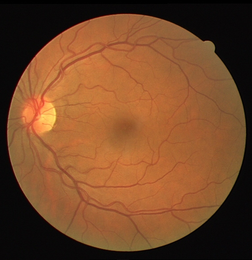
%> input picture 1.tif, 252 x 260 px, shrunk from 565 x 584 before the run
$ octave --eval "result = task3main;"   (GNU Octave 9; MATLAB toolbox functions it lacks are replaced by stand-ins)
%> lines starting %> are read from the running program, lines starting %| are printed output that depends on the picture; in (x1, y1, x2, y2) boxes, pixels count from 0 and x2, y2 are one past the last pixel; in counts of white or black regions, pixels touching at a corner belong together; the program's own positions count from 1
### Hessian2D.m
function [Dxx,Dxy,Dyy] = Hessian2D(I,Sigma)
%% ---------------------
% 作者：Naruto_Qing
% 来源：CSDN
% 原文：https://blog.csdn.net/piaoxuezhong/article/details/78428785
% 版权声明：本文为博主原创文章，转载请附上博文链接！
%  This function Hessian2 Filters the image with 2nd derivatives of a
%  Gaussian with parameter Sigma.
%
% [Dxx,Dxy,Dyy] = Hessian2(I,Sigma);
%
% inputs,
%   I : The image, class preferable double or single
%   Sigma : The sigma of the gaussian kernel used
%
% outputs,
%   Dxx, Dxy, Dyy: The 2nd derivatives
%
% example,
%   I = im2double(imread('moon.tif'));
%   [Dxx,Dxy,Dyy] = Hessian2(I,2);
%   figure, imshow(Dxx,[]);
%
%% Function is written by D.Kroon University of Twente (June 2009)

if nargin < 2, Sigma = 1; end

% Make kernel coordinates
[X,Y]   = ndgrid(-round(3*Sigma):round(3*Sigma));

% Build the gaussian 2nd derivatives filters
DGaussxx = 1/(2*pi*Sigma^4) * (X.^2/Sigma^2 - 1) .* exp(-(X.^2 + Y.^2)/(2*Sigma^2));
DGaussxy = 1/(2*pi*Sigma^6) * (X .* Y)           .* exp(-(X.^2 + Y.^2)/(2*Sigma^2));
DGaussyy = DGaussxx';

Dxx = imfilter(I,DGaussxx,'conv');
Dxy = imfilter(I,DGaussxy,'conv');
Dyy = imfilter(I,DGaussyy,'conv');
% Dxx = imfilter(I,DGaussxx);
% Dxy = imfilter(I,DGaussxy);
% Dyy = imfilter(I,DGaussyy);
end

### FrangiFilter2D.m
function [outIm,whatScale,Direction] = FrangiFilter2D(I, options)
%% ---------------------
% 作者：Naruto_Qing
% 来源：CSDN
% 原文：https://blog.csdn.net/piaoxuezhong/article/details/78428785
% 版权声明：本文为博主原创文章，转载请附上博文链接！
%% This function FRANGIFILTER2D uses the eigenvectors of the Hessian to
% compute the likeliness of an image region to vessels, according
% to the method described by Frangi:2001 (Chapter 2).
% [J,Scale,Direction] = FrangiFilter2D(I, Options)
% inputs,
%   I : The input image (vessel image)
%   Options : Struct with input options,
%       .FrangiScaleRange : The range of sigmas used, default [1 8]
%       .FrangiScaleRatio : Step size between sigmas, default 2
%       .FrangiBetaOne : Frangi correction constant, default 0.5
%       .FrangiBetaTwo : Frangi correction constant, default 15
%       .BlackWhite : Detect black ridges (default) set to true, for
%                       white ridges set to false.
%       .verbose : Show debug information, default true
% outputs,
%   J : The vessel enhanced image (pixel is the maximum found in all scales)
%   Scale : Matrix with the scales on which the maximum intensity
%           of every pixel is found
%   Direction : Matrix with directions (angles) of pixels (from minor eigenvector)
%
% Written by Marc Schrijver, 2/11/2001
% Re-Written by D.Kroon University of Twente (May 2009)

defaultoptions = struct('FrangiScaleRange', [0.05 5], 'FrangiScaleRatio', 0.05, 'FrangiBetaOne', 0.5, 'FrangiBetaTwo', 15, 'verbose',true,'BlackWhite',true);

%% Process inputs
if(~exist('options','var'))
    options=defaultoptions;
else
    tags = fieldnames(defaultoptions);
    for i=1:length(tags)
         if(~isfield(options,tags{i})),  options.(tags{i})=defaultoptions.(tags{i}); end
    end
    if(length(tags)~=length(fieldnames(options)))
        warning('FrangiFilter2D:unknownoption','unknown options found');
    end
end

%sigam范围从FrangiScaleRange（1）到FrangiScaleRange（2），步长为FrangiScaleRatio，具体要结合图像

sigmas=options.FrangiScaleRange(1):options.FrangiScaleRatio:options.FrangiScaleRange(2);
sigmas = sort(sigmas, 'ascend');

beta  = 2*options.FrangiBetaOne^2;
c     = 2*options.FrangiBetaTwo^2;

% Make matrices to store all filterd images
ALLfiltered=zeros([size(I) length(sigmas)]);
ALLangles=zeros([size(I) length(sigmas)]);

% Frangi filter for all sigmas
for i = 1:length(sigmas)
    % Show progress
%     if(options.verbose)
%        disp(['Current Frangi Filter Sigma: ' num2str(sigmas(i)) ]);
%     end

    % Make 2D hessian
    [Dxx,Dxy,Dyy] = Hessian2D(I,sigmas(i));

    % Correct for scale
    Dxx = (sigmas(i)^2)*Dxx;
    Dxy = (sigmas(i)^2)*Dxy;
    Dyy = (sigmas(i)^2)*Dyy;

    % Calculate (abs sorted) eigenvalues and vectors
    [Lambda2,Lambda1,Ix,Iy]=eig2image(Dxx,Dxy,Dyy);

    % Compute the direction of the minor eigenvector
    angles = atan2(Ix,Iy);

    % Compute some similarity measures
    Lambda1(Lambda1==0) = eps;
    Rb = (Lambda2./Lambda1).^2;
    S2 = Lambda1.^2 + Lambda2.^2;

    % Compute the output image
    Ifiltered = exp(-Rb/beta) .*(ones(size(I))-exp(-S2/c));

    % see pp. 45
    if(options.BlackWhite)
        Ifiltered(Lambda1<0)=0;
    else
        Ifiltered(Lambda1>0)=0;
    end
    % store the results in 3D matrices
    ALLfiltered(:,:,i) = Ifiltered;
    ALLangles(:,:,i) = angles;
end

% Return for every pixel the value of the scale(sigma) with the maximum
% output pixel value
if length(sigmas) > 1
    [outIm,whatScale] = max(ALLfiltered,[],3);
    outIm = reshape(outIm,size(I));
    if(nargout>1)
        whatScale = reshape(whatScale,size(I));
    end
    if(nargout>2)
        Direction = reshape(ALLangles((1:numel(I))'+(whatScale(:)-1)*numel(I)),size(I));
    end
else
    outIm = reshape(ALLfiltered,size(I));
    if(nargout>1)
            whatScale = ones(size(I));
    end
    if(nargout>2)
        Direction = reshape(ALLangles,size(I));
    end
end

### eig2image.m
function [Lambda1,Lambda2,Ix,Iy]=eig2image(Dxx,Dxy,Dyy)
%% ---------------------
% 作者：Naruto_Qing
% 来源：CSDN
% 原文：https://blog.csdn.net/piaoxuezhong/article/details/78428785
% 版权声明：本文为博主原创文章，转载请附上博文链接！
% This function eig2image calculates the eigen values from the
% hessian matrix, sorted by abs value. And gives the direction
% of the ridge (eigenvector smallest eigenvalue) .
%
% [Lambda1,Lambda2,Ix,Iy]=eig2image(Dxx,Dxy,Dyy)
%
%
% | Dxx  Dxy |
% |          |
% | Dxy  Dyy |
%% Compute the eigenvectors of J, v1 and v2
tmp = sqrt((Dxx - Dyy).^2 + 4*Dxy.^2);
v2x = 2*Dxy; v2y = Dyy - Dxx + tmp;

% Normalize
mag = sqrt(v2x.^2 + v2y.^2); i = (mag ~= 0);
v2x(i) = v2x(i)./mag(i);
v2y(i) = v2y(i)./mag(i);

% The eigenvectors are orthogonal
v1x = -v2y;
v1y = v2x;

% Compute the eigenvalues
mu1 = 0.5*(Dxx + Dyy + tmp);
mu2 = 0.5*(Dxx + Dyy - tmp);

% Sort eigen values by absolute value abs(Lambda1)<abs(Lambda2)
check=abs(mu1)>abs(mu2);

Lambda1=mu1; Lambda1(check)=mu2(check);
Lambda2=mu2; Lambda2(check)=mu1(check);

Ix=v1x; Ix(check)=v2x(check);
Iy=v1y; Iy(check)=v2y(check);

### Otsu.m
function J = Otsu(img)%Otsu thresholding
k=graythresh(img);
J=imbinarize(img,k);
j = connection_comp(J,9);
figure;
imshow(j);
end

### connection_comp.m
function m_img = connection_comp(I,t)%receive only binarized image
%%
% this function aims to reduce the noise pixels in the binarized image
% firstly, find the white pixels and use numbers to mark them, the mark
% strategy is, use the same number to mark the pixels in Adjacency.
% m_img is the processed image used as the output
%r, row of the origin image
%c, column of the origin image
%%
[r,c] = size(I);
m_img = zeros(r,c);
char = 2;
%mark the white region with numbers
for i = 2 : r
    for j = 2 : c
        if I(i,j) == 1
            if I(i-1,j) == 0 && I(i,j-1) == 0
                m_img(i,j) = char;
                char = char + 1;
            else
                if I(i-1,j) ~= 0 && I(i,j-1) ~= 0
                    ram = randi(2,1,1);
                    if ram(1,1) == 1
                        m_img(i,j) = m_img(i-1,j);
                    else
                        m_img(i,j) = m_img(i,j-1);
                    end
                else
                    if I(i-1,j) ~= 0 && I(i,j-1) == 0
                        m_img(i,j) = m_img(i-1,j);

                    else
                        if I(i,j-1) ~= 0 && I(i-1,j) == 0
                        m_img(i,j) = m_img(i,j-1);
                        end
                    end
                end
            end
        end
    end
end
% calculate pixels of each region and translate the timy region into
% background if their size is less than a certain range t.
for x = 2 : r-1
    for y = 2 : c-1
       cen = m_img(x,y);
       if cen ~= 0
           arr = [m_img(x-1,y),m_img(x+1,y),m_img(x,y-1),m_img(x,y+1)];
           for check = 1 : 4
               if arr(1,check) ~= 0 && arr(1,check) ~= cen
                   if arr(1,check) < cen
                       m_img(m_img == arr(1,check)) = cen;
                   else
                       m_img(m_img == cen) = arr(1,check);
                   end
               end
           end
       end
    end
end

for i = 2 : max(max(m_img))
    if sum(m_img(:)==i) < t
        m_img(m_img==i) = 0;
    end
end
m_img(m_img ~= 0) = 1;
end


### sobel.m
function img = sobel(ori) %sobel operators;
  %ori = rgb2gray(imread('retina_images_01_10/1.tif'));
%offset = (sizef + 1)/2;
[r,c] = size(ori);
 reb1 = [-1,0,1;-2,0,2;-1,0,1];
 reb2 = [-1,-2,-1;0,0,0;1,2,1];
  img = zeros(r,c);
% [17 lines of commented-out code are left out]
img_x = conv2(ori,reb1,'same');
img_y = conv2(ori,reb2,'same');
for i = 1 : r
    for j = 1 : c
        img(i,j) = double(double(img_x(i,j))^2 + double(img_y(i,j))^2)^(1/2);
    end
end


             %close all;
             imshow(uint8(img));

end

### loG.m
%loG
function loG(ori)
g1filter = fspecial('gaussian',7,1);
%ori = rgb2gray(imread('retina_images_01_10/1.tif'));
img_con_by_g1 = conv2(ori,g1filter,'same');
lapf = [0,-1,0;-1,4,-1;0,-1,0];
img = conv2(img_con_by_g1,lapf,'same');
%imshow(img);
g2filter = fspecial('gaussian',7,2);
img_con_by_g2 = conv2(ori,g2filter,'same');
img2 = conv2(img_con_by_g2,lapf,'same');

g3filter = fspecial('gaussian',7,3);
img_con_by_g3 = conv2(ori,g3filter,'same');
img3 = conv2(img_con_by_g3,lapf,'same');

g4filter = fspecial('gaussian',7,4);
img_con_by_g4 = conv2(ori,g4filter,'same');
img4 = conv2(img_con_by_g4,lapf,'same');
%close all;
figure;
subplot(2,2,1);
imshow(img);
title('sig = 1');
subplot(2,2,2);
imshow(img2);
title('sig = 2');
subplot(2,2,3);
imshow(img3);
title('sig = 3');
subplot(2,2,4);
imshow(img4);
title('sig = 4');

### DoG.m
%DoG
function new_img = DoG(ori)
g1filter = fspecial('gaussian',5,1.4);
g2filter = fspecial('gaussian',5,1);
%ori = rgb2gray(imread('retina_images_01_10/1.tif'));
[r,c] = size(ori);
img1 = conv2(ori,g1filter,'same');
img2 = conv2(ori,g2filter,'same');
for i = 1 : r
    for j = 1 : c
        new_img(i,j) = img2(i,j) - img1(i,j);
    end
end
figure;
imshow(new_img);
end

### Canny.m
function new_img = Canny(ori)
sigma = 2;
sizef = 5;
offset = (sizef+1)/2;
gfilter = fspecial('gaussian',sizef,sigma);
%ori = rgb2gray(imread('retina_images_01_10/1.tif'));
[r,c] = size(ori);
img_conv_by_g = conv2(ori,gfilter,'same');
gfilter_x = zeros(sizef,sizef);
gfilter_y = zeros(sizef,sizef);
for i = 1 : sizef
    for j = 1 : sizef
        gfilter_x(i,j) = -(i-offset)/(2*pi*double(sigma)^4)*exp(-((i-offset)^2+(j-offset)^2)/(2*sigma*sigma));
        gfilter_y(i,j) = -(j-offset)/(2*pi*double(sigma)^4)*exp(-((i-offset)^2+(j-offset)^2)/(2*sigma*sigma));
    end
end

img_x = conv2(img_conv_by_g,gfilter_x,'same');
img_y = conv2(img_conv_by_g,gfilter_y,'same');
new_img = zeros(r,c);
for s = 1 : r
    for k = 1 : c
        new_img(s,k) = double(double(img_x(s,k))^2 + double(img_y(s,k))^2)^(1/2);
    end
end

tanM = zeros(r,c);
for t1 = 1 : r
    for t2 = 1 : c
        check = atan(img_y(t1,t2)/img_x(t1,t2));
        tanM1(t1,t2) = check;
        if 0 < check && check <= pi/8 || 7*pi/8 < check && check < pi
            tanM(t1,t2) = 0;
        else
            if pi/8 < check && check <= 3*pi/8
                tanM(t1,t2) = 1;
            else
                if 3*pi/8 < check && check <= 5*pi/8
                    tanM(t1,t2) = 2;
                else
                    if 5*pi/8 < check && check <= 7*pi/8
                        tanM(t1,t2) = 3;
                    end
                end
            end
        end
    end
end
arr_dam = [];
indx_dam = 1;
for s1 = 2 : r-1
    for s2 = 2 : c-1
        if new_img(s1,s2) ~= 0
        if(tanM(s1,s2) == 0)
            if new_img(s1,s2) < new_img(s1,s2-1) || new_img(s1,s2) < new_img(s1,s2+1)
                 M_img(s1,s2) = 0;

            else
                M_img(s1,s2) = new_img(s1,s2);
                arr_dam(1,indx_dam) =M_img(s1,s2);
                indx_dam = indx_dam + 1;
            end
        end
        if tanM(s1,s2) == 1
            if new_img(s1,s2) < new_img(s1-1,s2+1) || new_img(s1,s2) < new_img(s1+1,s2-1)
                 M_img(s1,s2) = 0;
            else
                M_img(s1,s2) = new_img(s1,s2);
                arr_dam(1,indx_dam) =M_img(s1,s2);
                indx_dam = indx_dam + 1;
            end
        end
        if tanM(s1,s2) == 2
            if new_img(s1,s2) < new_img(s1-1,s2) || new_img(s1,s2) < new_img(s1+1,s2+1)
                 M_img(s1,s2) = 0;
            else
                M_img(s1,s2) = new_img(s1,s2);
                arr_dam(1,indx_dam) =M_img(s1,s2);
                indx_dam = indx_dam + 1;
            end
        end
        if tanM(s1,s2) == 3
            if new_img(s1,s2) < new_img(s1-1,s2) || new_img(s1,s2) < new_img(s1+1,s2)
                 M_img(s1,s2) = 0;
            else
                M_img(s1,s2) = new_img(s1,s2);
                arr_dam(1,indx_dam) =M_img(s1,s2);
                indx_dam = indx_dam + 1;
            end
        end
        end
    end
end
%close all;
figure;
imshow(new_img);
end
% build in function in Matlab
% BW2 = edge(ori,'canny');
% figure;
% imshow(BW2);

### task3main.m
function [P,N,T] = task3main()

clc;
close all;
I=imread ('1.tif');
%> I is the input picture: size 260x252x3 uint8; mean R, G, B 117.9, 72.7, 40.9
mask = imread('mask.tif');
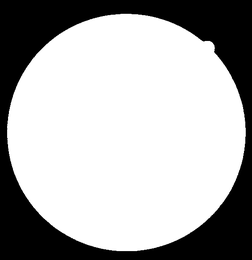
%> input picture mask.tif, 252 x 260 px, shrunk from 565 x 584 before the run
%> mask is the input picture: size 260x252 uint8; min 0, max 255, mean 173.4
label = imread('label.tif');
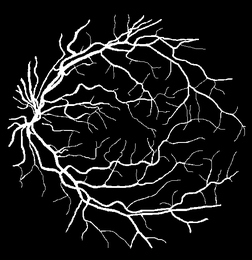
%> input picture label.tif, 252 x 260 px, shrunk from 565 x 584 before the run
%> label is the input picture: size 260x252 uint8; min 0, max 255, mean 23.6
vessel_region = sum(label(:) == 255);
%> vessel_region = 1635
background_region = sum(label(:) == 0) - sum(mask(:) == 0);
%> background_region = 27943
I=double(rgb2gray(I));
%> I: size 260x252 double
%% process by FrangiFilter
Ivessel=FrangiFilter2D(I);
%> after the loop in FrangiFilter2D, `for i = 1:length(sigmas)`:
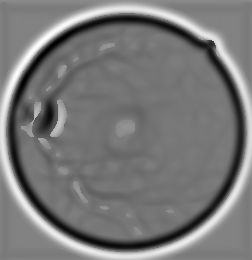
%> Lambda1: size 260x252 double; min -28.81, max 27.28, mean -2.2; drawn with min black and max white
[r,c] = size(I);
%> r = 260; c = 252
for i = 1 : r
    for j = 1 : c
        if mask(i,j) == 0
            Ivessel(i,j) = 0;
        end
    end
end
res = im2uint8( mat2gray( log(1 + double(Ivessel)) ) );
res1 = im2uint8( mat2gray( log(1 + double(res)) ) );
% [9 lines of commented-out code are left out]
figure;
imshow(uint8(I));
title('原灰度图');
figure;
imshow(res);
title('Frangi_1滤波结果');
figure;
imshow(res1);
title('Frangi滤波结果');
  figure;
  imshow(Ivessel);
  title('more clear,more noisy');
%  Otsu(l_img);
frangi_res =  Otsu(res1);
%> in Otsu, `k=graythresh(img);`: k = 0.304
%> in Otsu, `J=imbinarize(img,k);`: J: size 260x252 logical; 12.3% white; 179 white regions (165 under 20 px), largest, box (x1, y1, x2, y2) and area: (9, 17, 243, 249) 6288, (5, 13, 108, 126) 270, (145, 13, 247, 119) 233
%> after the loop in connection_comp, `for i = 2 : r`: char = 1236; ram = 2
%> after the loop in connection_comp, `for x = 2 : r-1`:
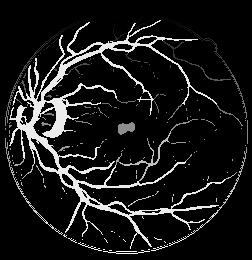
%> m_img: size 260x252 double; min 0, max 1235, mean 121.4; drawn with min black and max white
%> after the loop in connection_comp, `for x = 2 : r-1`: arr = [0 0 1235 0]
%> after the loop in connection_comp, `for i = 2 : max(max(m_img))`: m_img: size 260x252 double; 1.95% of pixels changed, all inside (x1, y1, x2, y2) = (5, 13, 247, 253)
%> in connection_comp, `m_img(m_img ~= 0) = 1;`:
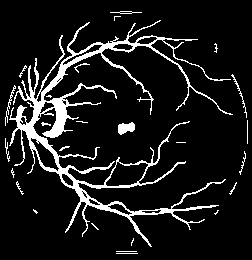
%> m_img: size 260x252 double; values 0 (black) and 1 (white), 10.4% white; 26 white regions (10 under 20 px), largest, box (x1, y1, x2, y2) and area: (9, 20, 233, 247) 6026, (118, 122, 135, 135) 153, (5, 85, 16, 126) 76
% cacluate the accuracy rate ,P,T,N
%P,The percentage of blood vessel pixels that is being correctly classified as blood vessel.
%N,The percentage of background pixels (only consider the region in the mask.) that is being correctly classified as background.
%T,The percentages of pixels are being correctly classified. (only consider the region in the mask).
right_background = 0;
right_retina_pixel = 0;
for i = 1 : r
    for j = 1 : c
        if mask(i,j) == 255 && frangi_res(i,j) == 0 && label(i,j) == 0
            right_background = right_background + 1;
        end
        if mask(i,j) == 255 && frangi_res(i,j) == 1 && label(i,j) == 255
            right_retina_pixel = right_retina_pixel + 1;
        end
    end
end
%> after the loop, right_background = 25198; right_retina_pixel = 1585
P = right_retina_pixel / vessel_region;
%> P = 0.969
N = right_background / background_region;
%> N = 0.902
T = (right_retina_pixel + right_background) / (vessel_region + background_region);
%> T = 0.906

%% process image using sobel filter
sobel_img = sobel(I);

%% process image using loG filter
loG(I);

%% process image with DoG filter
DoG(I);

%% process image with Canny filter(unfinished)
Canny(I);
%> after the loop in Canny, `for t1 = 1 : r`:
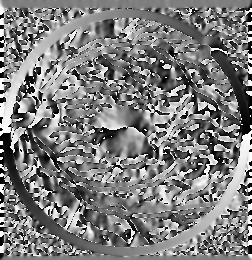
%> tanM1: size 260x252 double; min -1.57, max 1.57, mean -0.0198; drawn with min black and max white
%> after the loop in Canny, `for s1 = 2 : r-1`:
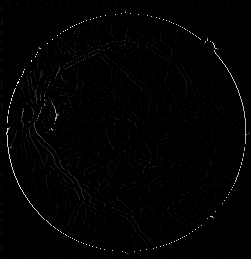
%> M_img: size 259x251 double; min 0, max 7.05, mean 0.0686; drawn with min black and max white
%> after the loop in Canny, `for s1 = 2 : r-1`: arr_dam = 7715 values, max 7.05 at index 1492, min 0.00295 at index 706, mean 0.578; indx_dam = 7716
%> `result = task3main;`: result = 0.969
end
